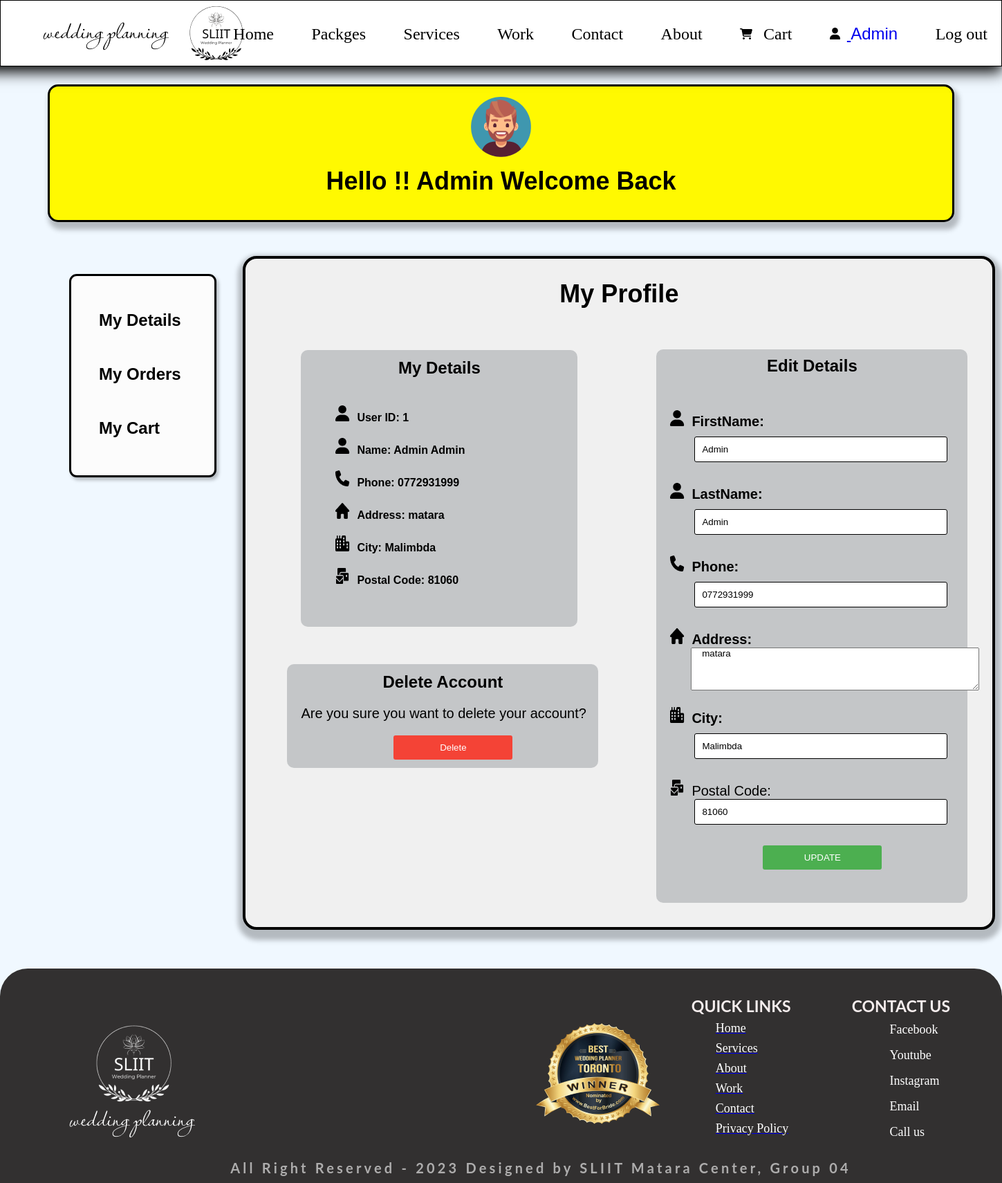
The app's page /myprofile.php?message=submitFail (signed in) with its own data.
### tables this page shows
CREATE TABLE `user_details` (
  `user_id` int(200) NOT NULL,
  `fname` varchar(100) NOT NULL,
  `lname` varchar(100) NOT NULL,
  `email` varchar(100) NOT NULL,
  `phone_No` varchar(12) NOT NULL,
  `pwd` varchar(500) NOT NULL,
  `gender` varchar(50) NOT NULL,
  `dob` date NOT NULL,
  `address` varchar(100) NOT NULL,
  `city` varchar(100) NOT NULL,
  `postalcode` int(11) NOT NULL,
  `Acc_type` varchar(100) NOT NULL DEFAULT 'User'
);

### myprofile.php (the view, shortened to what this page needs)
<?php
include_once 'logHeader.php';
?>
<?php
require 'includes/config.php';
$UserID = $_SESSION["uid"];
?>
<?php
        $sql = "Select * from user_details where user_id = $UserID " ;
        $result = $conn->query($sql) ;
        if($result->num_rows > 0){
                while($row = $result->fetch_assoc()){
                    $profile = array();
                    $profile["UserID"] = $row["user_id"];
                    $profile["FirstName"] = $row["fname"];
                    $profile["LastName"] = $row["lname"];
                    $profile["Phone"] = $row["phone_No"];
                    $profile["Address"] = $row["address"];
                    $profile["City"] = $row["city"];
                    $profile["PostalCode"] = $row["postalcode"];
                }
        }else {
                echo "empty table";
        }
?>
<link rel="stylesheet" href="./Style/myprofile.css">
        <main>
            <section class="main-banner">
                <div>
                   <center> <img src="./images/userprofile/icon-256x256 1.png" style="margin-top: 15px;" >
                    <div class="welcome-msg" >
                        <h2>Hello !!
                    <?php
                        if(isset($_SESSION["fname"])){
                            echo $profile["FirstName"] ;
                        }else {
                            echo "User" ;
                        } ?>
                        Welcome Back </h2>
                    </div>
                </center>
                </div>
            </section>
            <div class="user-container">
                <div class="user-sidebar">
                  <ul class="user-menu">
                  <li><a href="./myprofile.php">My Details</a></li>
                    <li><a href="./myorders.php">My Orders</a></li>
                    <li><a href="./mycart.php">My Cart</a></li>
                  </ul>
            </div>
                <section class="details-section">
                    <div class="welcome-msg" >
                         <center><h2 style="margin-top: 30px;">My Profile</h2> </center>
                    </div>
                    <div class="my-details">
                        <center><h2 style="margin-top: 12px;">My Details</h2> </center>
                        <div class="detail-container">
                            <p><img src="./images/userprofile/icons/user-solid (1) 1.png" style="margin-right: 10px;"><strong>User ID:<?php echo " ".$profile["UserID"];?></strong></p>
                            <p><img src="./images/userprofile/icons/user-solid (1) 1.png" style="margin-right: 10px;"><strong>Name: <?php echo " ".$profile["FirstName"]." ".$profile["LastName"];?> </strong></p>
                            <p><img src="./images/userprofile/icons/phone-solid 1.png" style="margin-right: 10px;"><strong>Phone:<?php echo " ".$profile["Phone"];?> </strong></p>
                            <p><img src="./images/userprofile/icons/house-solid 1.png" style="margin-right: 10px;"><strong>Address: <?php echo " ".$profile["Address"];?> </strong></p>
                            <p><img src="./images/userprofile/icons/city-solid 1.png" style="margin-right: 10px;"><strong>City:<?php echo " ".$profile["City"];?> </strong></p>
                            <p><img src="./images/userprofile/icons/envelopes-bulk-solid 1.png" style="margin-right: 10px;"><strong>Postal Code: <?php echo " ".$profile["PostalCode"];?> </strong></p>
                          </div>
                    </div>
                        <div class="delete-account">
                            <center><h2 style="margin-top: 12px;">Delete Account</h2> </center>
                            <div class="delete-container">
                                <p>Are you sure you want to delete your account?</p>
                                <div class="delete">
                                    <button onclick="myFunction()" class="delete-btn">Delete</button>
                                </div>
                            </div>
                        </div>
                    <form action = "./edituser.php" method = "POST">
                <div class= "edit-details">
                   <center> <h2 style="margin-top: 10px;">Edit Details</h2></center>
                   <div class="edit-container">
                   <p><img src="./images/userprofile/icons/user-solid (1) 1.png" style="margin-right: 10px;"><strong>FirstName:</strong></p><input type = "text" name= "fname" value= "<?php echo $profile["FirstName"] ?>">
    <p><img src="./images/userprofile/icons/user-solid (1) 1.png" style="margin-right: 10px;"><strong>LastName:</strong></p><input type = "text" name= "lname" value= "<?php echo $profile["LastName"] ?>" >
    <p><img src="./images/userprofile/icons/phone-solid 1.png" style="margin-right: 10px;"><strong>Phone:</strong></p><input type="tel" name="phone" value= "<?php echo $profile["Phone"] ?>">
    <p><img src="./images/userprofile/icons/house-solid 1.png" style="margin-right: 10px;"><strong>Address:</strong></p> <textarea id="address" name="address" rows="4" cols="50" style="margin-left: 30px;"> <?php echo $profile["Address"] ?></textarea>
    <p><img src="./images/userprofile/icons/city-solid 1.png" style="margin-right: 10px;"><strong>City:</strong></p><input type = "text" name= "city" value= "<?php echo $profile["City"] ?>" >
    <p><img src="./images/userprofile/icons/envelopes-bulk-solid 1.png" style="margin-right: 10px;">Postal Code:</strong> <input type ="number" id="postalcode" name="postalcode" value= "<?php echo $profile["PostalCode"] ?>" >
    <br><div class = "update"><input type="submit" name = "submit" value="UPDATE" class="submit"></div>
    </div>
        </form>
                </section>
        </main>
    </body>
</html>
<footer id="footer">
                <div>
                    <div>
                        <img src="./Src/Images/logo/white-logo.png" alt="">
                        <img src="./Src/Images/footer/Planner 1.png" alt="">
                        <ul>
                            <a href="./index.php"><li>Home</li></a>
                            <a href="./service.php"><li>Services</li></a>
                            <a href="./LogAboutus.php"><li>About</li></a>
                            <a href="#"><li>Work</li></a>
                            <a href="./LogContact.php"><li>Contact</li></a>
                            <a href="./privacy_policy.php"><li>Privacy Policy</li></a>
                        </ul>
                        <ul>
                            <a href="#"></a><li>Facebook</li></a>
                            <a href="#"></a><li>Youtube</li></a>
                            <a href="#"></a><li>Instagram</li></a>
                            <a href="#"></a><li>Email</li></a>
                            <a href="#"></a><li>Call us</li></a>
                        </ul>
                    </div>
                    <h3>Quick links</h3>
                    <h3>Contact Us</h3>
                    <p>All Right Reserved - 2023 Designed by SLIIT Matara Center, Group 04</p>
                </div>
        </footer>

### Style/logheader.css (style rules this page uses)
* { margin: 0; padding: 0; font-family: Arial, Helvetica, sans-serif; }
body { background-color: aliceblue; }

### records on screen
user_details: user_id "1", phone_No "0772931999", address "matara", city "Malimbda", postalcode "81060", phone "0772931999"

### other values on screen
$_SESSION["fname"] "Admin"
$profile["FirstName"] "Admin"
$profile["LastName"] "Admin"
